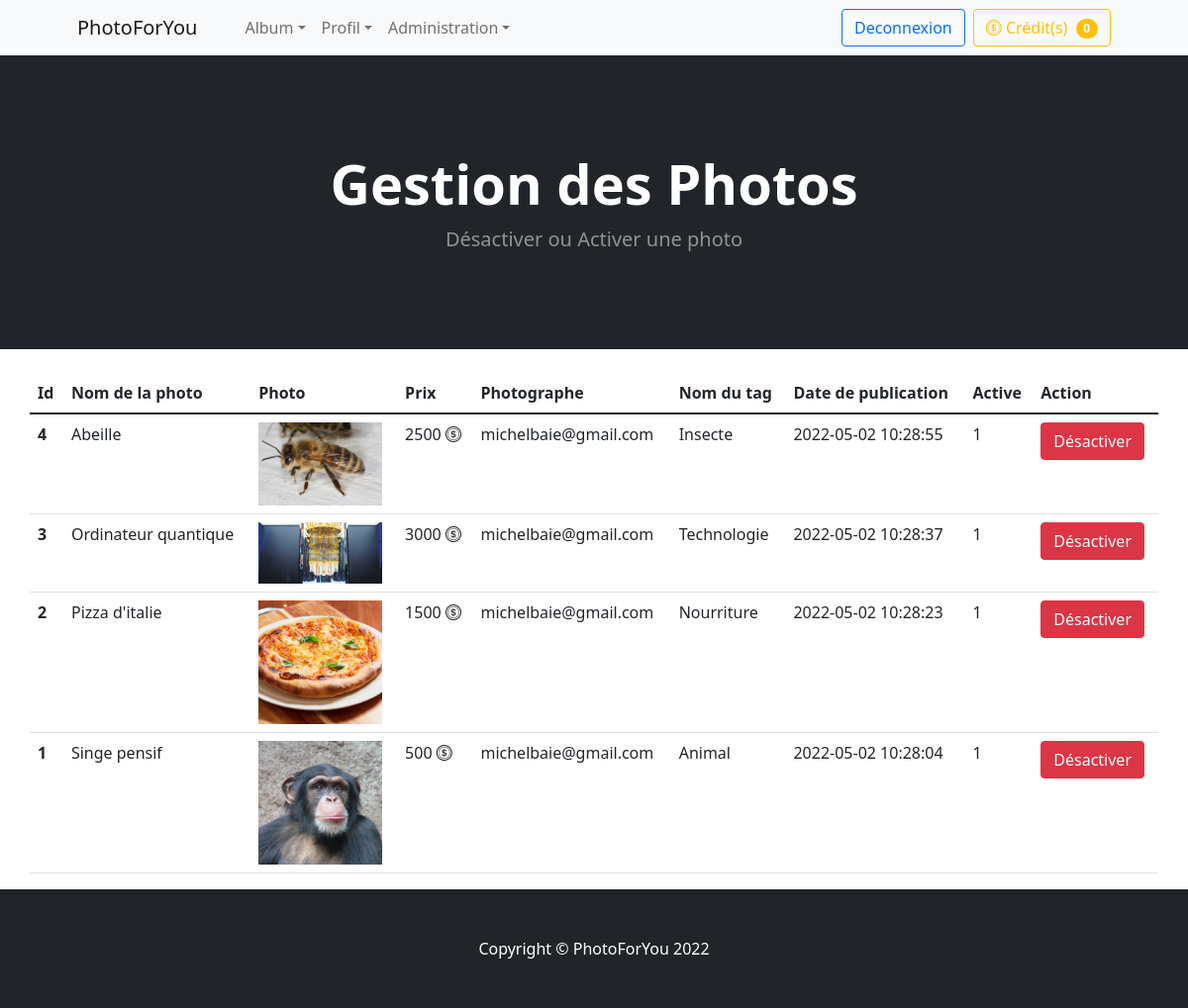
The app's page /gererPhoto.php (signed in) with its own data.
### tables this page shows
CREATE TABLE IF NOT EXISTS `menu` (
  `idMenu` int NOT NULL,
  `nomMenu` varchar(45) DEFAULT NULL,
  `URL` varchar(100) DEFAULT NULL,
  `Habilitation` varchar(10) DEFAULT NULL,
  PRIMARY KEY (`idMenu`)
);

CREATE TABLE IF NOT EXISTS `photo` (
  `idPhoto` int NOT NULL AUTO_INCREMENT,
  `libellePhoto` varchar(45) NOT NULL,
  `photoLargeur` int NOT NULL,
  `photoLongueur` int NOT NULL,
  `nomImage` varchar(45) NOT NULL,
  `prix` int NOT NULL,
  `active` int NOT NULL DEFAULT '0',
  `datePub` datetime NOT NULL,
  `poids` float NOT NULL,
  `idUser` int NOT NULL,
  `idTags` int NOT NULL,
  PRIMARY KEY (`idPhoto`),
  KEY `idUser_idx` (`idUser`),
  KEY `idTags_idx` (`idTags`)
);

CREATE TABLE IF NOT EXISTS `users` (
  `idUser` int NOT NULL AUTO_INCREMENT,
  `nom` varchar(45) NOT NULL,
  `prenom` varchar(45) NOT NULL,
  `email` varchar(45) NOT NULL,
  `mdp` varchar(128) NOT NULL,
  `dateNaiss` date DEFAULT NULL,
  `credit` int NOT NULL DEFAULT '0',
  `argent` decimal(10,2) NOT NULL DEFAULT '0.00',
  `active` int NOT NULL,
  `type` varchar(45) NOT NULL,
  `photoUser` varchar(100) DEFAULT NULL,
  `siteUser` varchar(200) DEFAULT NULL,
  `siret` varchar(14) DEFAULT NULL,
  PRIMARY KEY (`idUser`)
);

CREATE TABLE IF NOT EXISTS `tags` (
  `idTags` int NOT NULL AUTO_INCREMENT,
  `libelleTags` varchar(45) NOT NULL,
  `active` int NOT NULL,
  `idUser` int NOT NULL,
  PRIMARY KEY (`idTags`),
  KEY `iduser_idx` (`idUser`)
);

### gererPhoto.php (the view, shortened to what this page needs)
<?php
    include('include/entete.inc.php');
?>
<header class="bg-dark py-5">
    <div class="container px-4 px-lg-5 my-5">
        <div class="text-center text-white">
            <h1 class="display-4 fw-bolder">Gestion des Photos</h1>
            <p class="lead fw-normal text-white-50 mb-0">Désactiver ou Activer une photo</p>
        </div>
    </div>
</header>
<br>
<div class="container">
    <div class="jumbotron">
        <div class="row row-cols-1 row-cols-md-3 g-4">
            <table class="table">
                <thead class="thead-dark" style="width:100%">
                    <tr>
                        <th scope="col">Id</th>
                        <th scope="col">Nom de la photo</th>
                        <th scope="col">Photo</th>
                        <th scope="col">Prix</th>
                        <th scope="col">Photographe</th>
                        <th scope="col">Nom du tag</th>
                        <th scope="col">Date de publication</th>
                        <th scope="col">Active</th>
                        <th scope="col">Action</th>
                    </tr>
                </thead>
                <tbody>
                    <?php
                        $sql = "SELECT idPhoto, nomImage, libellePhoto, prix, email, libelleTags, datePub, photo.active FROM photo, users, tags WHERE users.idUser = photo.idUser AND photo.idTags = tags.idTags AND idPhoto NOT IN (SELECT idPhoto from acheter) ORDER BY idPhoto DESC";
                        $ins = $db->prepare($sql);
                        $ins->execute();
                        $result = $ins->fetchAll();
                        if($result > 0) {
                            foreach ($result as $value) {
                                echo "<tr>
                                <th scope='row'>".$value['idPhoto']."</th>
                                <td>".$value['libellePhoto']."</td>
                                <td><img src='images/photos/".$value['nomImage']."' alt='...' width='125'/></td>
                                <td>".$value['prix']." <i class='bi bi-coin'></i></td>
                                <td>".$value['email']."</td>
                                <td>".$value['libelleTags']."</td>
                                <td>".$value['datePub']."</td>
                                <td>".$value['active']."</td>
                                <td>";
                                if($value['active'] == 1) {
                                    echo "<a href='desactiverPhoto.php?id=".$value['idPhoto']."' class='btn btn-danger'>Désactiver</a>";
                                } else {
                                    echo "<a href='activerPhoto.php?id=".$value['idPhoto']."' class='btn btn-success'>Activer</a>";
                                }
                                echo "</td>
                                </tr>";
                            }
                        }
                        else {
                            echo "<tr><td colspan='7'><center>Pas de Donnée</center></td></tr>";
                        }
                    ?>
                </tbody>
            </table>
        </div>
    </div>
</div>
<?php
    include('include/piedDePage.inc.php')
?>

### include/entete.inc.php (shortened to what this page needs)
<?php
    require_once('dbconnect.php');
    $db->setAttribute(PDO::ATTR_ERRMODE, PDO::ERRMODE_EXCEPTION);
?>
<!DOCTYPE html>
<html lang="fr">
    <head>
        <link rel="stylesheet" href="assets/css/bootstrap/css/bootstrap.min.css">
        <link rel="stylesheet" href="https://cdn.jsdelivr.net/npm/bootstrap-icons@1.8.1/font/bootstrap-icons.css">
    </head>
    <body>
        <?php
            switch ($_SESSION['type']) {
                case "admin":       $niveauHab = "%A%"; break;
            }
            $requete = "SELECT idMenu, nomMenu, URL FROM menu WHERE Habilitation LIKE '".$niveauHab."'";
            $instruction = $db->prepare($requete);
            $instruction->execute();
            $num = $instruction->fetchAll();
        ?>
        <nav class="navbar navbar-expand-lg navbar-light bg-light">
            <div class="container px-4 px-lg-5">
                <a class="navbar-brand" href=".">PhotoForYou</a>
                <div class="collapse navbar-collapse" id="navbarSupportedContent">
                    <ul class="navbar-nav me-auto mb-2 mb-lg-0 ms-lg-4">
                        <?php
                            foreach($num as $value) {
                                if (strlen($value['idMenu']) == 1) {
                                    echo '<li class="nav-item dropdown">'.PHP_EOL;
                                    echo '<a class="nav-link dropdown-toggle" id="navbarDropdown" href="'.$value['URL'].'" role="button" data-bs-toggle="dropdown" aria-expanded="false">'.$value['nomMenu'].'</a>'.PHP_EOL;
                                    echo "</li>";
                                }
                            }
                        ?>
                    </ul>
                    <div class="d-grid gap-2 d-md-flex justify-content-md-end">
                        <?php
                            if(!isset($_SESSION['login'])) {
                                echo '
                                <form class="d-flex">
                                    <button type="button" class="btn btn-outline-primary" data-bs-toggle="modal" data-bs-target="#modalConnexionInscription">
                                    S\'inscrire | Se connecter
                                    </button>
                                </form>
                                <div class="modal fade" tabindex="-1" role="dialog" id="modalConnexionInscription">
                                    <div class="modal-dialog modal-dialog-centered" role="document">
                                        <div class="modal-content rounded-5 shadow">
                                            <div class="modal-header p-5 pb-4 border-bottom-0">
                                                <h2 class="fw-bold mb-0">Connectez-vous</h2>
                                                <button type="button" class="btn-close" data-bs-dismiss="modal" aria-label="Close"></button>
                                            </div>
                                            <div class="modal-body p-5 pt-0">
                                                <a class="w-100 py-2 mb-2 btn btn-outline-primary rounded-4" href="connexion.php" role="button">Connexion</a>
                                                <hr class="my-4">
                                                <h2 class="fs-5 fw-bold mb-3">Ou Inscrivez-vous</h2>
                                                <a class="w-100 py-2 mb-2 btn btn-outline-dark rounded-4" href="formInscriptionClient.php" role="button">Inscription Client</a>
                                                <a class="w-100 py-2 mb-2 btn btn-outline-dark rounded-4" href="formInscriptionPhotographe.php" role="button">Inscription Photographe</a>
                                            </div>
                                        </div>
                                    </div>
                                </div>';
                            } else {
                                echo '
                                <form class="d-flex">
                                    <a class="btn btn-outline-primary" href="deconnexion.php" role="button">Deconnexion</a>
                                </form>';
                            }
                        ?>
                        <form class="d-flex">
                            <a class="btn btn-outline-warning" href="credit.php" role="button">
                                <i class='bi bi-coin'></i>
                                Crédit(s)
                                <span class="badge bg-warning text-white ms-1 rounded-pill"><?php if(!isset($_SESSION['login'])) {echo 0;} else {echo $_SESSION['credit'];} ?></span>
                            </a>
                        </form>
                    </div>
                </div>
            </div>
        </nav>

### records on screen
menu: nomMenu "Album"
menu: nomMenu "Profil"
menu: nomMenu "Administration"
photo: idPhoto "4", libellePhoto "Abeille", nomImage (picture), prix "2500", idUser.email "michelbaie@gmail.com", idTags.libelleTags "Insecte", datePub "2022-05-02 10:28:55", active "1"
photo: idPhoto "3", libellePhoto "Ordinateur quantique", nomImage (picture), prix "3000", idUser.email "michelbaie@gmail.com", idTags.libelleTags "Technologie", datePub "2022-05-02 10:28:37", active "1"
photo: idPhoto "2", libellePhoto "Pizza d'italie", nomImage (picture), prix "1500", idUser.email "michelbaie@gmail.com", idTags.libelleTags "Nourriture", datePub "2022-05-02 10:28:23", active "1"
photo: idPhoto "1", libellePhoto "Singe pensif", nomImage (picture), prix "500", idUser.email "michelbaie@gmail.com", idTags.libelleTags "Animal", datePub "2022-05-02 10:28:04", active "1"

### other values on screen
$_SESSION['credit'] "0"
